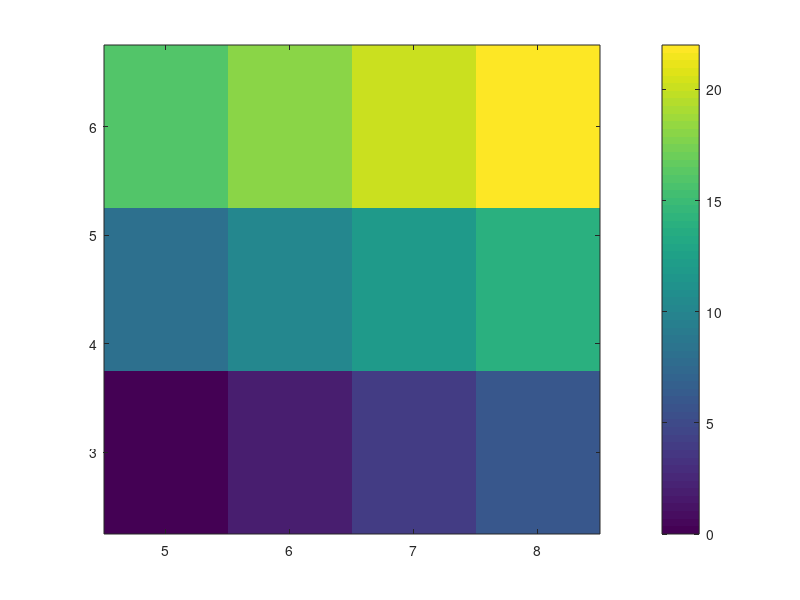

Write the MATLAB code that produced this figure.
clc, clear, close all

x = [5 8];
y = [3 6];
C = [0 2 4 6; 8 10 12 14; 16 18 20 22];
imagesc(x, y, C)
% imagesc('xData', x, 'yData', y,'CData', C) % Method 1
set(gca, 'yDir', 'normal') % Method 2
colorbar